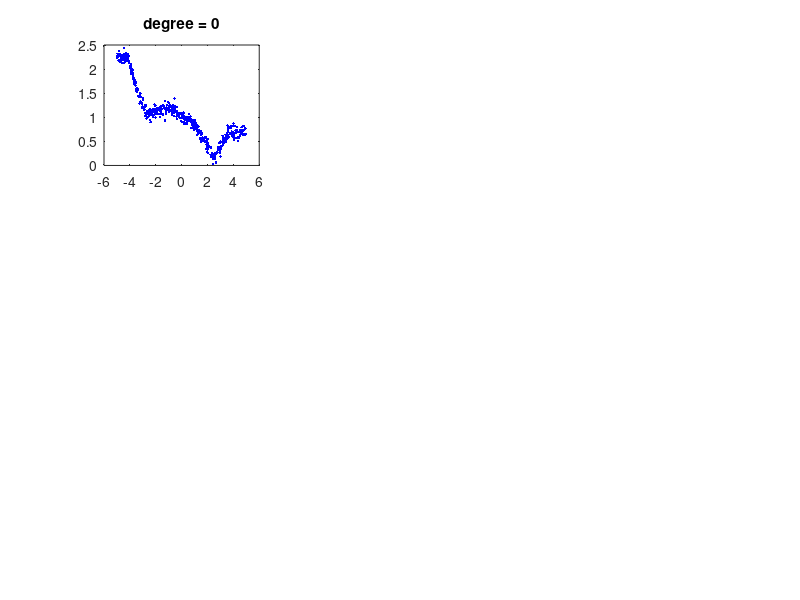

Reproduce this figure in MATLAB. (Note: this script raises an error after producing the figure.)

% Load data
load basisData.mat

% Plot data
figure;
i = 0;
for i = 0:8
    subplot(3,3,i+1)
    plot(X,y,'b.')
    title(sprintf('degree = %d',i))
    hold on

    % Fit least-squares estimator
    model = leastSquaresBasis(X,y,i);

    % Draw model prediction
    Xsample = [min(X):.1:max(X)]';
    yHat = model.predict(model,Xsample);
    plot(Xsample,yHat,'g-');
end    
